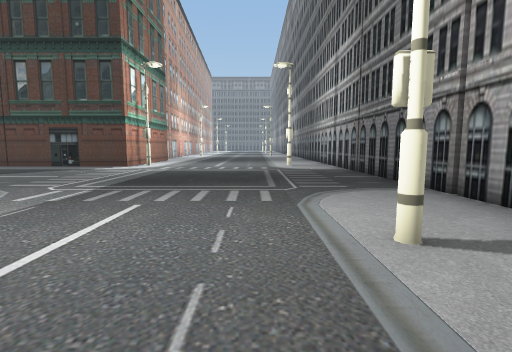
view 1 (above)

24 first-person views from a walk through a Unity game level. The camera is 1.3 m above the floor, tilts 6° down and sees 85° across. The floor is counted in squares, 1.63 m on a side. Each view is taken from the middle of a square. On the plan, view 1 faces up. The plan holds only what a view shows up to about 10 squares ahead; the rest is blank. The place goes on beyond the plan. The player is left out. Some animated figures are left out. Some surface patterns are stand-ins.

view 2
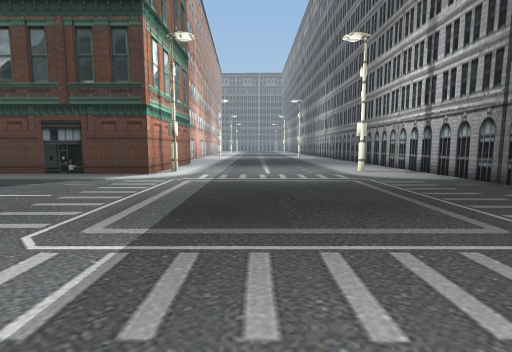

view 3
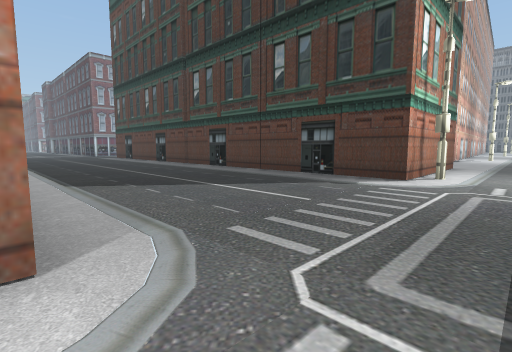

view 4
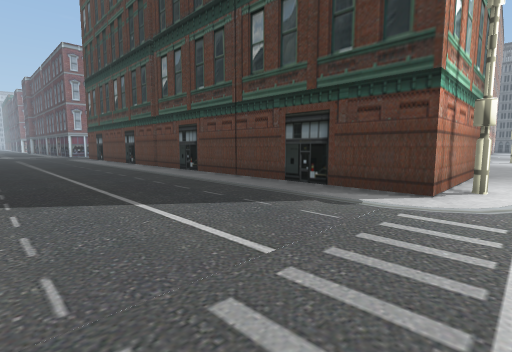

view 5
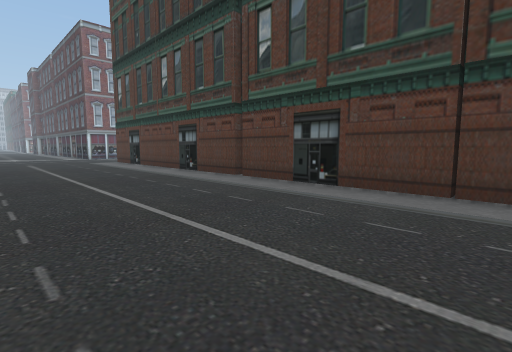

view 6
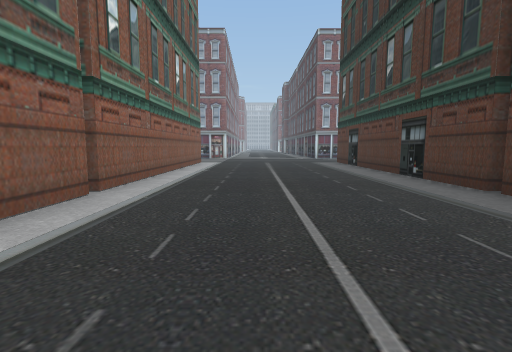

view 7
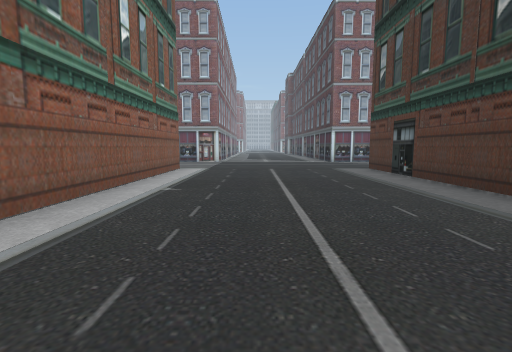

view 8
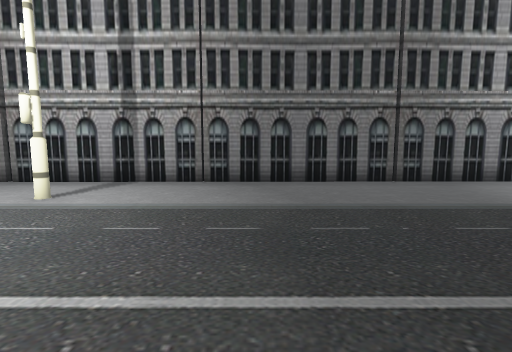

view 9
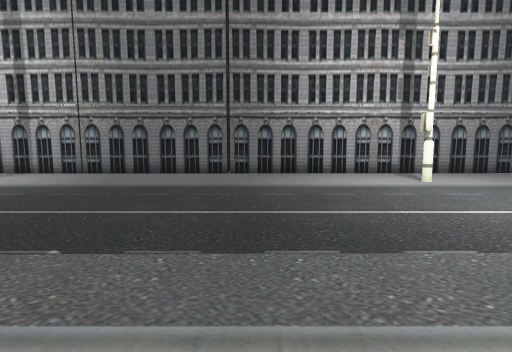

view 10
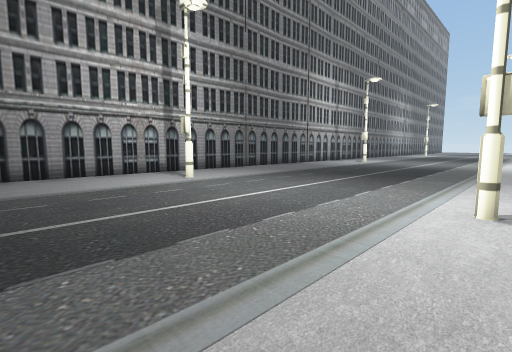

view 11
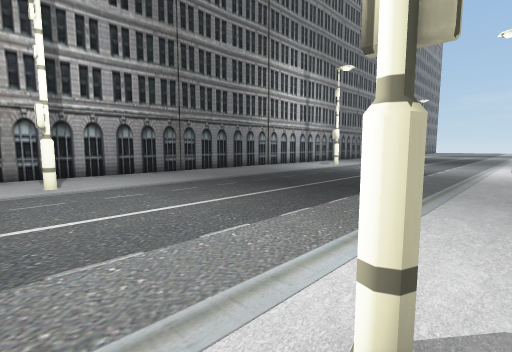

view 12
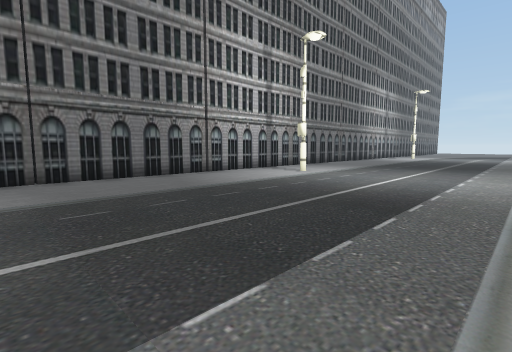

view 13
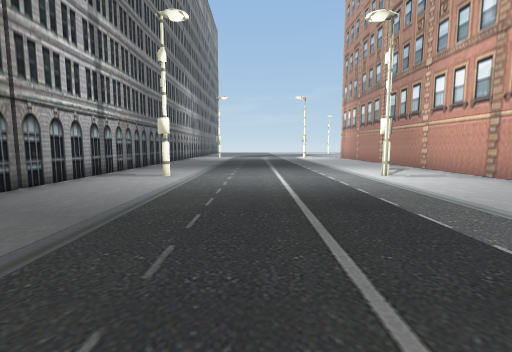

view 14
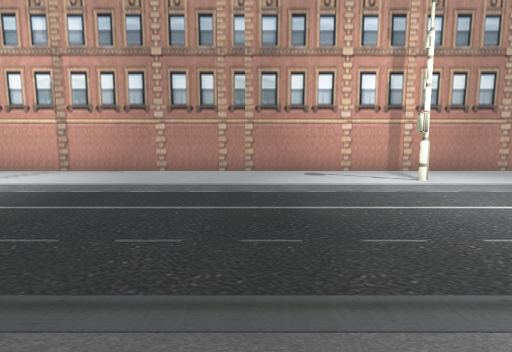

view 15
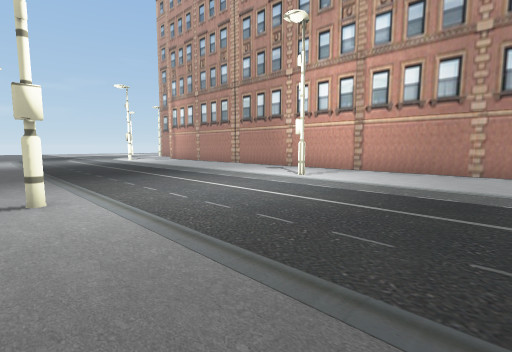

view 16
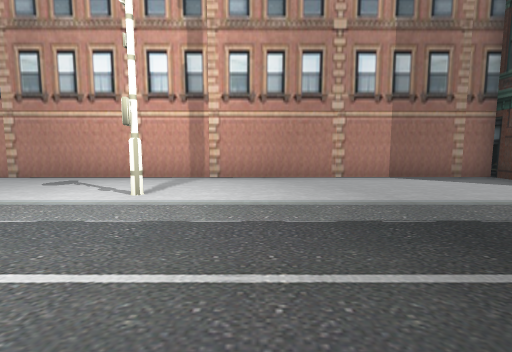

view 17
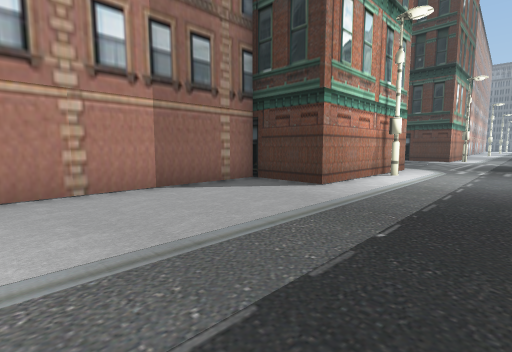

view 18
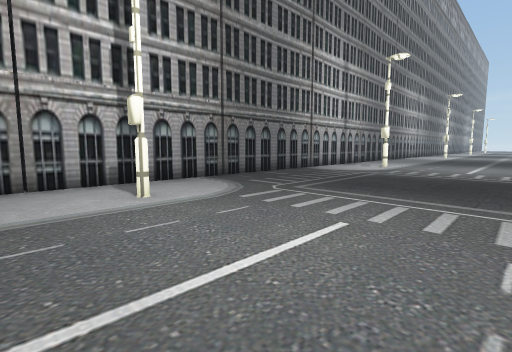

view 19
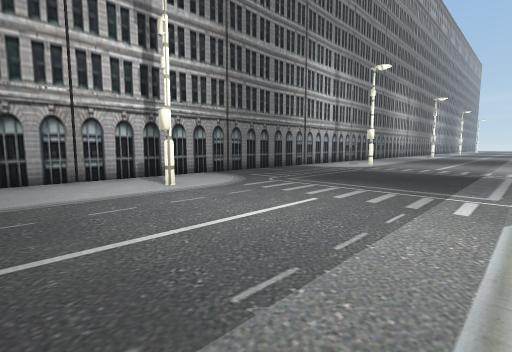

view 20
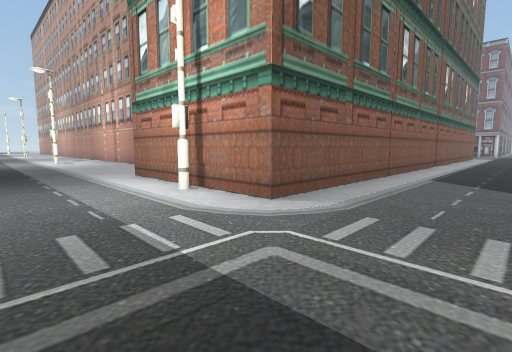

view 21
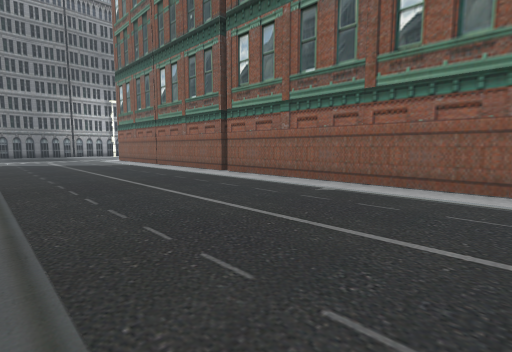

view 22
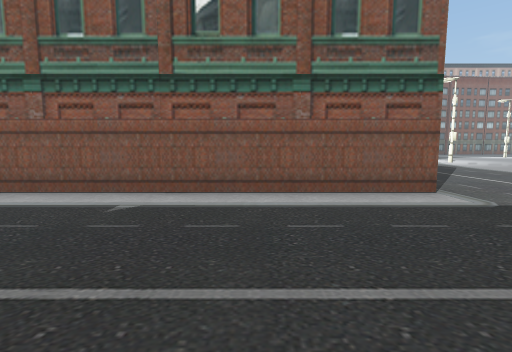

view 23
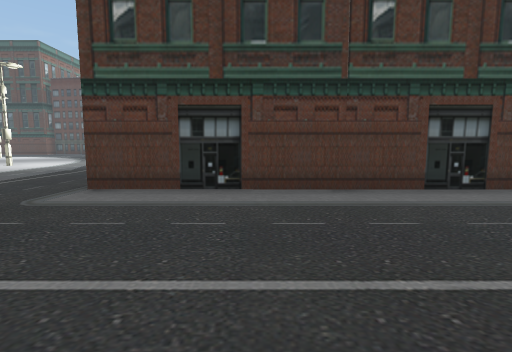

view 24
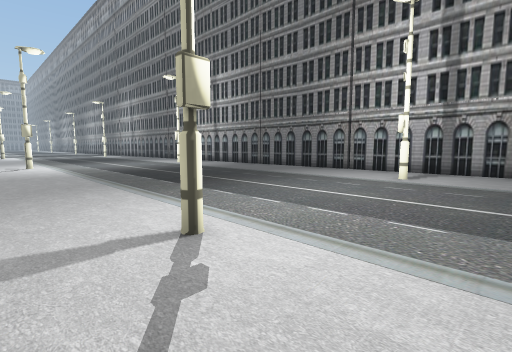

### Floor plan
Key: @ floor where view 1 was taken; # wall or solid block; . floor; B building.
Columns run from 24 left of view 1 to 6 right of it. Each row starts with its distance up from view 1.
 15                    B.......B
 14                    B........
 13                    B.......BBBB
 12                    B.....#..
 11 B########B####BBBBB#........
 10 ............................
  9 ............................B
  8 ............................
  7 ............................
  6 ............................
  5 ............................B
  4 B########B####B####B........
  3                   ##........
  2                    #.....#..
  1                    #........
  0                    #....@...B
 -1                  ###........
 -2                  #..........
 -3                  B.........B
 -4                  #..........B
 -5                  #..........#
 -6                  #..........#
 -7                  #..........#
 -8                  #..........#
 -9                  #.#.....#..B
-10                  #..........#
-11                  #..........#
-12                  #..........#
-13                  #..........#
-14                  #..........#
-15                  #..........#
-16                  #.........B#
-17                  #..........#
-18                  #..........#
-19                  #..........#
-20                  #.#.....#..#
-21                  #..........#
-22                  #..........#

Positions as (right, up) in squares from view 1, and headings:
1: (0, 0), facing up
2: (-2, 3), facing up
3: (-3, 4), facing up-left
4: (-4, 6), facing up-left
5: (-9, 6), facing up-left
6: (-10, 7), facing left
7: (-14, 7), facing left
8: (-3, -1), facing right
9: (-5, -5), facing right
10: (-5, -5), facing down-right
11: (-5, -8), facing down-right
12: (-4, -12), facing down-right
13: (-1, -12), facing down
14: (2, -13), facing left
15: (2, -15), facing down-left
16: (0, -7), facing left
17: (-2, -6), facing up-left
18: (-3, 14), facing down-right
19: (-4, 15), facing down-right
20: (-2, 7), facing down-left
21: (-22, 10), facing down-right
22: (-21, 9), facing down
23: (-21, 6), facing up
24: (-6, -22), facing up-right
